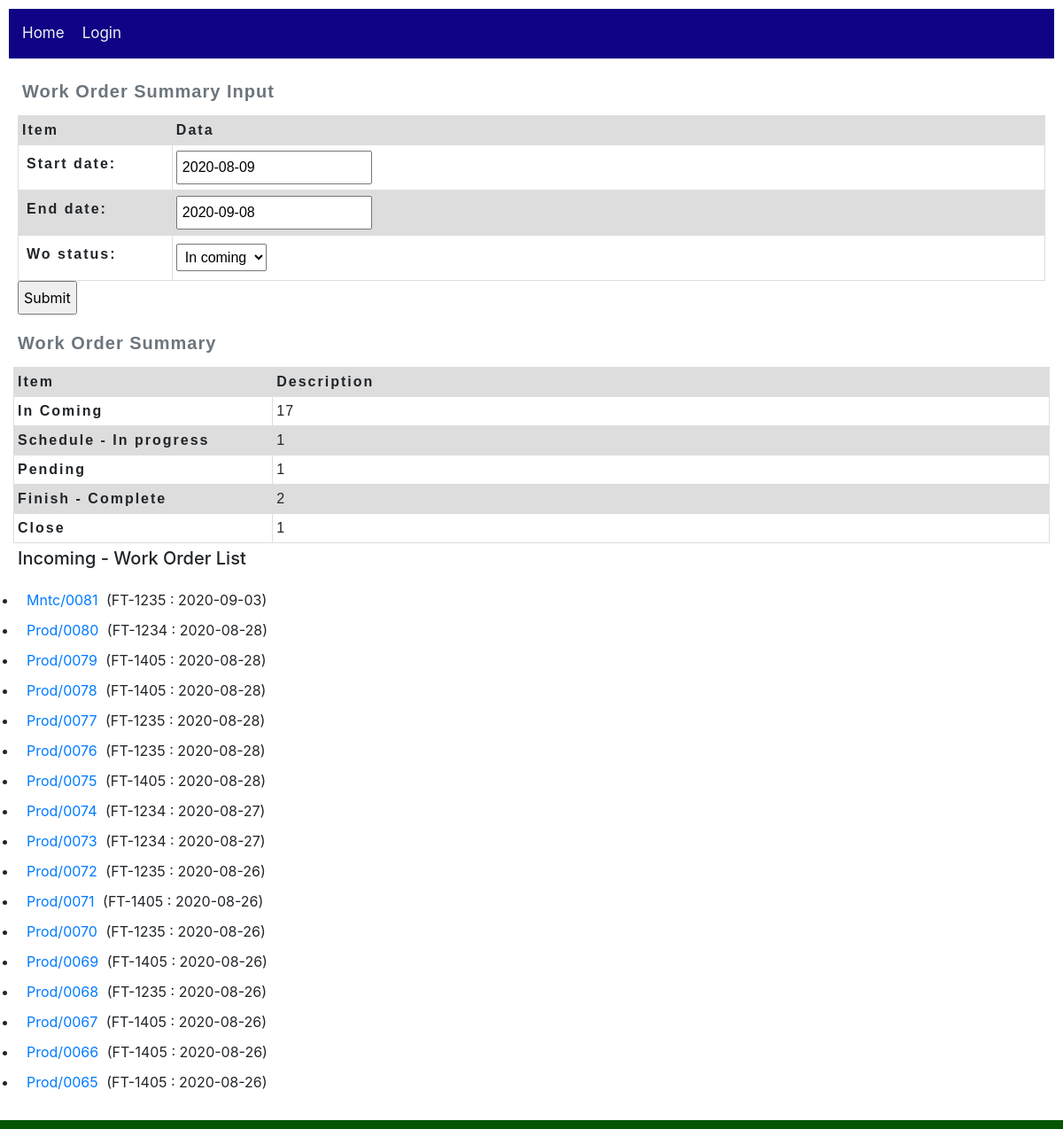
Page /workOrder/work_order/summary/ on the committed database.
### workOrder/models.py (models this page shows, shortened)
class Work_order(models.Model):
    wo_number = models.CharField(max_length=20, null=True)
    tagnumber = models.CharField(max_length=50, null=True, help_text='Enter tagnumber(eg. FT-1405)')
    problem = models.TextField(max_length=1000, null=True)
    originator = models.ForeignKey(User,
        on_delete=models.SET_NULL,
        null=True)
    dest_section = models.ForeignKey(Section,
        on_delete=models.SET_NULL,
        null=True)
    PRIORITY_STATUS = (
        ('n', 'Normal'),
        ('e', 'Emergency'),
        ('s', 'Shutdown'),
        ('o', 'Other'),
    )
    priority = models.CharField(max_length=1,
        choices=PRIORITY_STATUS,
        blank=True,
        default='n')
    date_open = models.DateField()
    date_finish = models.DateField(null=True)
    status = models.CharField(max_length=2,
        blank=True)
    current_user_id = models.IntegerField(null=True)
    executor_user_id = models.IntegerField(null=True)
    class Meta:
        ordering = ['originator','status','wo_number']
    def get_absolute_url(self):
        return reverse('workOrder:work_order-detail', args=[str(self.id)])

### workOrder/views.py (the view, shortened to what this page needs)
# urls.py: path('work_order/summary/', views.WoSummaryReportView.as_view(), name='work_order-summary'),
class WoSummaryReportView(FormView):
    template_name = 'workOrder/WoSummaryReport_form.html'
    form_class = WoSummaryReportForm
    success_url = '/workOrder/work_order/summary/'
    def get_initial(self):
        print('get_initial')
        initial = super(WoSummaryReportView, self).get_initial()
        end_date = datetime.date.today()
        start_date = end_date - datetime.timedelta(days=30)
        wo_status ='i'
        initial['start_date'] = self.request.GET.get("start_date",start_date)
        initial['end_date'] = self.request.GET.get("end_date",end_date)
        initial['wo_status'] = self.request.GET.get("wo_status",wo_status)
        return initial
    def get_context_data(self, **kwargs):
        pendingList = ["ns", "nl", "nm", "ot"] #Shutdown, Need Material, MOC, Other
        finishList = ["fn", "cm"] #finish, complete
        scheduleList = ["ec", "ip", "sc"] #Execute, in progress, schedule
        closeList = ["cl"] #close
        context = super().get_context_data(**kwargs)
        print('get_context_data:')
        print(f'self.kwargs.get("start_date") => {self.kwargs.get("start_date")}')
        frm = context["form"]
        end_date = frm['end_date'].value()
        start_date = frm['start_date'].value()
        wo_status = frm['wo_status'].value()
        print(f'start_date => {start_date}')
        print(f'end_date => {end_date}')
        print(f'wo_status => {wo_status}')
        woList = Work_order.objects.all().filter(date_open__range=[start_date, end_date])
        if wo_status == 's':#schedule
            woList = woList.filter(status__in=scheduleList)
            caption = 'Schedule - Work Order List'
        elif wo_status == 't':#finishList
            woList = woList.filter(status__in=finishList)
            caption = 'Finish - Work Order List'
        elif wo_status == 'p':#pendingList
            woList = woList.filter(status__in=pendingList)
            caption = 'Pending - Work Order List'
        elif wo_status == 'c':#close
            woList = woList.filter(status__in=closeList)
            caption = 'Close - Work Order List'
        else:
            woList = woList
            caption = 'Incoming - Work Order List'
        context['wo_list'] = woList.order_by('-pk')
        woOpen = woList.count()
        context['caption'] = caption
        context['woOpen'] = woOpen
        woClose = woList.filter(status__in=closeList).count()
        context['woClose'] = woClose
        woPending = woList.filter(status__in=pendingList).count()
        context['woPending'] = woPending
        woFinishComplete = woList.filter(status__in=finishList).count()
        context['woFinishComplete'] = woFinishComplete
        woInprogress = woList.filter(status__in=scheduleList).count()
        context['woInprogress'] = woInprogress
        return context

### workOrder/forms.py (shortened to what this page needs)
class WoSummaryReportForm(forms.Form):
    WO_STATUS = (
        ('i', 'In coming'),
        ('p', 'Pending'),
        ('s', 'Schedule'),
        ('t', 'Complete'),
        ('c', 'Close'),
    )
    start_date = forms.DateField(widget=DateInput())
    end_date = forms.DateField(widget=DateInput())
    wo_status = forms.CharField(widget=Select(choices=WO_STATUS))

### workOrder/templates/workOrder/WoSummaryReport_form.html (shortened to what this page needs)
{% extends "base_workOrder.html" %}
{% block content %}
    <form action="" method="get">
        <table class="WoForm">
            <caption>Work Order Summary Input</caption>
            <thead>
                <tr>
                <th scope="col">Item</th>
                <th scope="col">Data</th>
                </tr>
            </thead>
            <tbody>
                {{ form.as_table }}
            </tbody>
        </table>
        <input type="submit" value="Submit">
    </form>
    <table class="WoSummary">
        <caption>Work Order Summary</caption>
        <thead>
            <tr>
                <th scope="col">Item</th>
                <th scope="col">Description</th>
            </tr>
        </thead>
        <tbody>
            <tr>
                <th scope="row">In Coming</th>
                <td>{{ woOpen }}</td>
            </tr>
            <tr>
                <th scope="row">Schedule - In progress</th>
                <td>{{ woInprogress }}</td>
            </tr>
            <tr>
                <th scope="row">Pending</th>
                <td>{{ woPending }}</td>
            </tr>
            <tr>
                <th scope="row">Finish - Complete</th>
                <td>{{ woFinishComplete }}</td>
            </tr>
            <tr>
                <th scope="row">Close</th>
                <td>{{ woClose }}</td>
            </tr>
        </tbody>
    </table>
    <h5 id="woListTitle">{{caption}}</h5>
    <ul>
        {% for work_order in wo_list %}
          <li>
            <a href="{{ work_order.get_absolute_url }}">{{ work_order.wo_number }}</a>
                ({{work_order.tagnumber}} : {{work_order.date_open}})
          </li>
        {% endfor %}
    </ul>
{% endblock %}

### workOrder/templates/base_workOrder.html (shortened to what this page needs)
<!DOCTYPE html>
<html lang="en">
    <head>
        <link rel="stylesheet" href="https://stackpath.bootstrapcdn.com/bootstrap/4.1.3/css/bootstrap.min.css">
        <link rel="stylesheet" href="http://code.jquery.com/ui/1.11.0/themes/smoothness/jquery-ui.css">
        {% load static %}
        <link rel="stylesheet" href="{% static 'css/styles.css' %}">
    </head>
    <body>
        <div class="topnav">
            <ul>
                <li><a href="{% url 'home-cmms' %}">Home</a></li>
                {% if user.is_authenticated %}
                    <li><a href="{% url 'workOrder:work_orders'%}">Work Order List</a></li>
                    <li><a href="{% url 'logout'%}?next={{request.path}}">Logout</a></li>
                {% else %}
                    <li><a href="{% url 'login'%}?next={{request.path}}">Login</a></li>
                {% endif %}
            </ul>
        </div>
        <div>{% block content %}{% endblock %}</div>
        <div class="footer">
        </div>
    </body>
</html>

### workOrder/static/css/styles.css (style rules this page uses)
* { padding: 5px; }
.topnav { overflow: hidden; background-color: rgb(16, 3, 133); }
.topnav ul { list-style-type: none; margin: 0; padding: 0; overflow: hidden; background-color: rgb(16, 3, 133); }
.topnav ul li { float: left; color: #f2f2f2; text-align: center; padding: 5px; text-decoration: none; font-size: 17px; }
.topnav ul li a { float: left; color: #f2f2f2; text-align: center; padding: 5px; text-decoration: none; font-size: 17px; }
.footer { position: fixed; left: 0; bottom: 0; width: 100%; background-color: rgb(5, 85, 3); color: white; text-align: right; }
table { table-layout: fixed; width: 100%; border-collapse: collapse; }
caption { font-family: sans-serif; font-size: 20px; font-weight: bold; caption-side: top; text-align: left; letter-spacing: 1px; }
td, th { border: 1px solid #dddddd; text-align: left; padding: 4px; }
th { letter-spacing: 2px; }
td { letter-spacing: 1px; }
thead th { background-color: #dddddd; }
tr:nth-child(even) { background-color: #dddddd; }
table.WoSummary { font-family: arial, sans-serif; }
table.WoSummary thead th:nth-child(1) { width: 25%; }
table.WoForm { font-family: arial, sans-serif; }
table.WoForm thead th:nth-child(1) { width: 15%; }

### workOrder/templates/base_workOrder.html (style rules this page uses)
.topnav { overflow: hidden; background-color: rgb(16, 3, 133); }
.topnav ul { list-style-type: none; margin: 0; padding: 0; overflow: hidden; background-color: rgb(16, 3, 133); }
.topnav ul li { float: left; color: #f2f2f2; text-align: center; padding: 5px; text-decoration: none; font-size: 17px; }
.topnav ul li a { float: left; color: #f2f2f2; text-align: center; padding: 5px; text-decoration: none; font-size: 17px; }
.footer { position: fixed; left: 0; bottom: 0; width: 100%; background-color: rgb(5, 85, 3); color: white; text-align: right; }

### rows in the picture
Work_order: wo_number "Mntc/0081", tagnumber "FT-1235", date_open "2020-09-03"
Work_order: wo_number "Prod/0080", tagnumber "FT-1234", date_open "2020-08-28"
Work_order: wo_number "Prod/0079", tagnumber "FT-1405", date_open "2020-08-28"
Work_order: wo_number "Prod/0078", tagnumber "FT-1405", date_open "2020-08-28"
Work_order: wo_number "Prod/0077", tagnumber "FT-1235", date_open "2020-08-28"
Work_order: wo_number "Prod/0076", tagnumber "FT-1235", date_open "2020-08-28"
Work_order: wo_number "Prod/0075", tagnumber "FT-1405", date_open "2020-08-28"
Work_order: wo_number "Prod/0074", tagnumber "FT-1234", date_open "2020-08-27"
Work_order: wo_number "Prod/0073", tagnumber "FT-1234", date_open "2020-08-27"
Work_order: wo_number "Prod/0072", tagnumber "FT-1235", date_open "2020-08-26"
Work_order: wo_number "Prod/0071", tagnumber "FT-1405", date_open "2020-08-26"
Work_order: wo_number "Prod/0070", tagnumber "FT-1235", date_open "2020-08-26"
Work_order: wo_number "Prod/0069", tagnumber "FT-1405", date_open "2020-08-26"
Work_order: wo_number "Prod/0068", tagnumber "FT-1235", date_open "2020-08-26"
Work_order: wo_number "Prod/0067", tagnumber "FT-1405", date_open "2020-08-26"
Work_order: wo_number "Prod/0066", tagnumber "FT-1405", date_open "2020-08-26"
Work_order: wo_number "Prod/0065", tagnumber "FT-1405", date_open "2020-08-26"

### other values in the picture
{{ woOpen }} "17"
{{ woInprogress }} "1"
{{ woPending }} "1"
{{ woFinishComplete }} "2"
{{ woClose }} "1"
{{ caption }} "Incoming - Work Order List"
